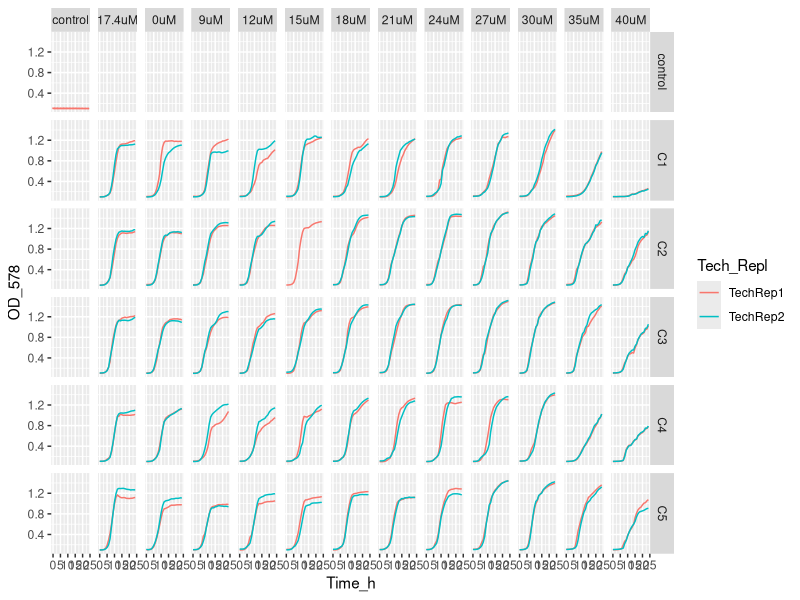
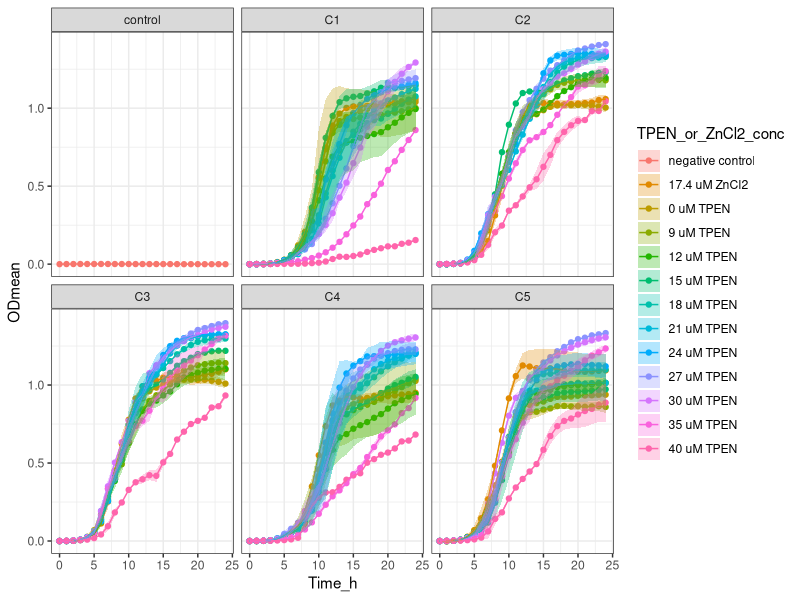

These figures' R source, in order:
setwd("~/ITQB/Plate readings/Exp38_2plates_24052024")

library(tidyverse)

library(readxl)
Exp38 <- Exp38_2plates_24052024 <- read_excel("Exp38_2plates_24052024_final_final.xlsx")
View(Exp38) 

Exp38_v1 <- Exp38 %>%
  pivot_longer(names_to = "Condition", values_to = "OD_578", cols = -Time_h)
Exp38_v1
View(Exp38_v1)


Exp38_v2 <- separate(Exp38_v1, Condition, 
                     c("Community",
                       "Transfer_medium",
                       "Zn_condition", 
                       "Tech_Repl",
                       "Biol_Repl",
                       "TPEN_or_ZnCl2_conc",
                       "Well_number"), 
                     sep = "_", remove = FALSE,
                     convert = FALSE)
View(Exp38_v2)

Exp38_v2$OD_578 <- as.numeric (Exp38_v2$OD_578) #Because OD_578 values are character

Exp38_v2$TPEN_or_ZnCl2_conc <- factor(Exp38_v2$TPEN_or_ZnCl2_conc, levels = c("nodrug",
                                                                              "1.74",
                                                                              "0",
                                                                              "1.8",
                                                                              "2.4",
                                                                              "3.0",
                                                                              "3.6",
                                                                              "4.2",
                                                                              "4.8",
                                                                              "5.4",
                                                                              "6.0",
                                                                              "7.0",
                                                                              "8.0"))

Exp38_v2 <- Exp38_v2 %>% mutate(TPEN_or_ZnCl2_conc = recode (TPEN_or_ZnCl2_conc,
                                                             "nodrug" = "control",
                                                             "1.74" = "17.4uM",
                                                             "0" = "0uM",
                                                             "1.8" = "9uM",
                                                             "2.4" = "12uM",
                                                             "3.0" = "15uM",
                                                             "3.6" = "18uM",
                                                             "4.2" = "21uM",
                                                             "4.8" = "24uM",
                                                             "5.4" = "27uM",
                                                             "6.0" = "30uM",
                                                             "7.0" = "35uM",
                                                             "8.0" = "40uM"))

Exp38_v2$Community <- factor(Exp38_v2$Community, levels = c("control",
                                                            "C1",
                                                            "C2",
                                                            "C3",
                                                            "C4",
                                                            "C5"))

#It's better to filter the data --> better results
filtered_data <- Exp38_v2 %>%
  filter(!(Community == "C2" & Tech_Repl == "TechRep2" & TPEN_or_ZnCl2_conc == "15uM"))

filtered_data %>%
  ggplot(aes(x= Time_h, y=OD_578, color = Tech_Repl)) +
  geom_line() +
  facet_grid (Community ~ TPEN_or_ZnCl2_conc)

Exp38_v3<- filtered_data %>% group_by(Community, Transfer_medium, Zn_condition, Tech_Repl, Biol_Repl, Well_number) %>%
  mutate(blank = Time_h ==0)


View(Exp38_v3)

Exp38_v4 <- Exp38_v3 %>%
  group_by(Community, Transfer_medium, Zn_condition, Tech_Repl, Biol_Repl, Well_number) %>%
  mutate(OD = OD_578 - OD_578[blank]) %>%
  ungroup()


View(Exp38_v4)

#Obtain the mean and sd
Exp38_v5 <- Exp38_v4 %>% group_by(Time_h, Community, TPEN_or_ZnCl2_conc, Zn_condition) %>%
  summarise(ODmean = mean(OD), sdOD = sd(OD), n())

Exp38_v5$Community <- factor(Exp38_v5$Community, levels = c("control",
                                                            "C1",
                                                            "C2",
                                                            "C3",
                                                            "C4",
                                                            "C5"))


Exp38_v5 <- Exp38_v5 %>% mutate(TPEN_or_ZnCl2_conc =  recode (TPEN_or_ZnCl2_conc,
                                                              "control" = "negative control",
                                                              "17.4uM" = "17.4 uM ZnCl2",
                                                              "0uM" = "0 uM TPEN",
                                                              "9uM" = "9 uM TPEN",
                                                              "12uM" = "12 uM TPEN",
                                                              "15uM" = "15 uM TPEN",
                                                              "18uM" = "18 uM TPEN",
                                                              "21uM" = "21 uM TPEN",
                                                              "24uM" = "24 uM TPEN",
                                                              "27uM" = "27 uM TPEN",
                                                              "30uM" = "30 uM TPEN",
                                                              "35uM" = "35 uM TPEN",
                                                              "40uM" = "40 uM TPEN"))

#Final plot taking into account filtered data used in the 1st plot
Exp38_v5  %>%
  ggplot(aes(x = Time_h,
            y = ODmean,
            color = TPEN_or_ZnCl2_conc,
            fill = TPEN_or_ZnCl2_conc
)) +
  geom_point() +
  geom_line() +
  geom_ribbon(aes(ymin=ODmean-sdOD, ymax=ODmean+sdOD),
              alpha = 0.3, colour = NA) +
  facet_wrap (Community ~ .) +
  theme_bw()
